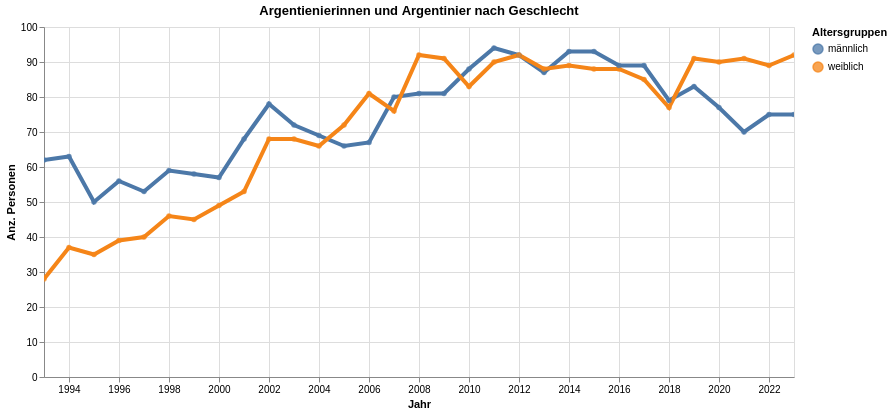

Write notebook code for a chart like this one.
### Code cell
myTitle="Argentienierinnen und Argentinier nach Geschlecht"

highlight = alt.selection(type='single', on='mouseover',
                          fields=['AufArt2LangAgg'], nearest=True)
#x='date:StichtagDatJahr',
base = alt.Chart(myAgg.reset_index().query('sum_WBev>10'), title=myTitle).encode(
    x=alt.X('StichtagDatJahr', axis=alt.Axis(title='Jahr'))# , axis=alt.Axis(format='%', title='percentage')
    , y=alt.X('sum_WBev', axis=alt.Axis(title='Anz. Personen'))
    , color=alt.Color('SexLang', legend=alt.Legend(title="Altersgruppen", orient="right"))  
    ,tooltip=['StichtagDatJahr', 'NationHistLang','sum_WBev']    
)
points = base.mark_circle().encode(
    opacity=alt.value(0.75)
).add_selection(
    highlight
).properties(
    width=750 , height=350
)
lines = base.mark_line().encode(
    size=alt.condition(~highlight, alt.value(0.5), alt.value(4))
).interactive()

lines + points

### Figure 1 — Vega-Lite specification as saved in the notebook (floating-point values rounded to 4 significant figures)
{"config": {"view": {"continuousWidth": 300, "continuousHeight": 300}}, "layer": [{"mark": {"type": "line"}, "encoding": {"color": {"field": "SexLang", "legend": {"orient": "right", "title": "Altersgruppen"}, "type": "nominal"}, "size": {"condition": {"test": {"not": {"param": "param_3"}}, "value": 0.5}, "value": 4}, "tooltip": [{"field": "StichtagDatJahr", "type": "temporal"}, {"field": "NationHistLang", "type": "nominal"}, {"field": "sum_WBev", "type": "quantitative"}], "x": {"axis": {"title": "Jahr"}, "field": "StichtagDatJahr", "type": "temporal"}, "y": {"axis": {"title": "Anz. Personen"}, "field": "sum_WBev", "type": "quantitative"}}, "name": "view_3", "title": "Argentienierinnen und Argentinier nach Geschlecht"}, {"mark": {"type": "circle"}, "encoding": {"color": {"field": "SexLang", "legend": {"orient": "right", "title": "Altersgruppen"}, "type": "nominal"}, "opacity": {"value": 0.75}, "tooltip": [{"field": "StichtagDatJahr", "type": "temporal"}, {"field": "NationHistLang", "type": "nominal"}, {"field": "sum_WBev", "type": "quantitative"}], "x": {"axis": {"title": "Jahr"}, "field": "StichtagDatJahr", "type": "temporal"}, "y": {"axis": {"title": "Anz. Personen"}, "field": "sum_WBev", "type": "quantitative"}}, "name": "view_4", "title": "Argentienierinnen und Argentinier nach Geschlecht"}], "data": {"name": "data-1b1082fa827da7a723f0a0166ee93e1f"}, "height": 350, "params": [{"name": "param_4", "select": {"type": "interval", "encodings": ["x", "y"]}, "bind": "scales", "views": ["view_3"]}, {"name": "param_3", "select": {"type": "point", "fields": ["AufArt2LangAgg"], "nearest": true, "on": "mouseover"}, "views": ["view_4"]}], "width": 750, "$schema": "https://vega.github.io/schema/vega-lite/v5.8.0.json", "datasets": {"data-1b1082fa827da7a723f0a0166ee93e1f": [{"StichtagDatJahr": "1993-01-01T00:00:00", "NationHistCd": 8401, "NationHistLang": "Argentinien", "SexCd": 1, "SexLang": "männlich", "sum_WBev": 62}, {"StichtagDatJahr": "1993-01-01T00:00:00", "NationHistCd": 8401, "NationHistLang": "Argentinien", "SexCd": 2, "SexLang": "weiblich", "sum_WBev": 28}, {"StichtagDatJahr": "1994-01-01T00:00:00", "NationHistCd": 8401, "NationHistLang": "Argentinien", "SexCd": 1, "SexLang": "männlich", "sum_WBev": 63}, {"StichtagDatJahr": "1994-01-01T00:00:00", "NationHistCd": 8401, "NationHistLang": "Argentinien", "SexCd": 2, "SexLang": "weiblich", "sum_WBev": 37}, {"StichtagDatJahr": "1995-01-01T00:00:00", "NationHistCd": 8401, "NationHistLang": "Argentinien", "SexCd": 1, "SexLang": "männlich", "sum_WBev": 50}, {"StichtagDatJahr": "1995-01-01T00:00:00", "NationHistCd": 8401, "NationHistLang": "Argentinien", "SexCd": 2, "SexLang": "weiblich", "sum_WBev": 35}, {"StichtagDatJahr": "1996-01-01T00:00:00", "NationHistCd": 8401, "NationHistLang": "Argentinien", "SexCd": 1, "SexLang": "männlich", "sum_WBev": 56}, {"StichtagDatJahr": "1996-01-01T00:00:00", "NationHistCd": 8401, "NationHistLang": "Argentinien", "SexCd": 2, "SexLang": "weiblich", "sum_WBev": 39}, {"StichtagDatJahr": "1997-01-01T00:00:00", "NationHistCd": 8401, "NationHistLang": "Argentinien", "SexCd": 1, "SexLang": "männlich", "sum_WBev": 53}, {"StichtagDatJahr": "1997-01-01T00:00:00", "NationHistCd": 8401, "NationHistLang": "Argentinien", "SexCd": 2, "SexLang": "weiblich", "sum_WBev": 40}, {"StichtagDatJahr": "1998-01-01T00:00:00", "NationHistCd": 8401, "NationHistLang": "Argentinien", "SexCd": 1, "SexLang": "männlich", "sum_WBev": 59}, {"StichtagDatJahr": "1998-01-01T00:00:00", "NationHistCd": 8401, "NationHistLang": "Argentinien", "SexCd": 2, "SexLang": "weiblich", "sum_WBev": 46}, {"StichtagDatJahr": "1999-01-01T00:00:00", "NationHistCd": 8401, "NationHistLang": "Argentinien", "SexCd": 1, "SexLang": "männlich", "sum_WBev": 58}, {"StichtagDatJahr": "1999-01-01T00:00:00", "NationHistCd": 8401, "NationHistLang": "Argentinien", "SexCd": 2, "SexLang": "weiblich", "sum_WBev": 45}, {"StichtagDatJahr": "2000-01-01T00:00:00", "NationHistCd": 8401, "NationHistLang": "Argentinien", "SexCd": 2, "SexLang": "weiblich", "sum_WBev": 49}, {"StichtagDatJahr": "2000-01-01T00:00:00", "NationHistCd": 8401, "NationHistLang": "Argentinien", "SexCd": 1, "SexLang": "männlich", "sum_WBev": 57}, {"StichtagDatJahr": "2001-01-01T00:00:00", "NationHistCd": 8401, "NationHistLang": "Argentinien", "SexCd": 1, "SexLang": "männlich", "sum_WBev": 68}, {"StichtagDatJahr": "2001-01-01T00:00:00", "NationHistCd": 8401, "NationHistLang": "Argentinien", "SexCd": 2, "SexLang": "weiblich", "sum_WBev": 53}, {"StichtagDatJahr": "2002-01-01T00:00:00", "NationHistCd": 8401, "NationHistLang": "Argentinien", "SexCd": 1, "SexLang": "männlich", "sum_WBev": 78}, {"StichtagDatJahr": "2002-01-01T00:00:00", "NationHistCd": 8401, "NationHistLang": "Argentinien", "SexCd": 2, "SexLang": "weiblich", "sum_WBev": 68}, {"StichtagDatJahr": "2003-01-01T00:00:00", "NationHistCd": 8401, "NationHistLang": "Argentinien", "SexCd": 1, "SexLang": "männlich", "sum_WBev": 72}, {"StichtagDatJahr": "2003-01-01T00:00:00", "NationHistCd": 8401, "NationHistLang": "Argentinien", "SexCd": 2, "SexLang": "weiblich", "sum_WBev": 68}, {"StichtagDatJahr": "2004-01-01T00:00:00", "NationHistCd": 8401, "NationHistLang": "Argentinien", "SexCd": 1, "SexLang": "männlich", "sum_WBev": 69}, {"StichtagDatJahr": "2004-01-01T00:00:00", "NationHistCd": 8401, "NationHistLang": "Argentinien", "SexCd": 2, "SexLang": "weiblich", "sum_WBev": 66}, {"StichtagDatJahr": "2005-01-01T00:00:00", "NationHistCd": 8401, "NationHistLang": "Argentinien", "SexCd": 1, "SexLang": "männlich", "sum_WBev": 66}, {"StichtagDatJahr": "2005-01-01T00:00:00", "NationHistCd": 8401, "NationHistLang": "Argentinien", "SexCd": 2, "SexLang": "weiblich", "sum_WBev": 72}, {"StichtagDatJahr": "2006-01-01T00:00:00", "NationHistCd": 8401, "NationHistLang": "Argentinien", "SexCd": 1, "SexLang": "männlich", "sum_WBev": 67}, {"StichtagDatJahr": "2006-01-01T00:00:00", "NationHistCd": 8401, "NationHistLang": "Argentinien", "SexCd": 2, "SexLang": "weiblich", "sum_WBev": 81}, {"StichtagDatJahr": "2007-01-01T00:00:00", "NationHistCd": 8401, "NationHistLang": "Argentinien", "SexCd": 2, "SexLang": "weiblich", "sum_WBev": 76}, {"StichtagDatJahr": "2007-01-01T00:00:00", "NationHistCd": 8401, "NationHistLang": "Argentinien", "SexCd": 1, "SexLang": "männlich", "sum_WBev": 80}, {"StichtagDatJahr": "2008-01-01T00:00:00", "NationHistCd": 8401, "NationHistLang": "Argentinien", "SexCd": 2, "SexLang": "weiblich", "sum_WBev": 92}, {"StichtagDatJahr": "2008-01-01T00:00:00", "NationHistCd": 8401, "NationHistLang": "Argentinien", "SexCd": 1, "SexLang": "männlich", "sum_WBev": 81}, {"StichtagDatJahr": "2009-01-01T00:00:00", "NationHistCd": 8401, "NationHistLang": "Argentinien", "SexCd": 1, "SexLang": "männlich", "sum_WBev": 81}, {"StichtagDatJahr": "2009-01-01T00:00:00", "NationHistCd": 8401, "NationHistLang": "Argentinien", "SexCd": 2, "SexLang": "weiblich", "sum_WBev": 91}, {"StichtagDatJahr": "2010-01-01T00:00:00", "NationHistCd": 8401, "NationHistLang": "Argentinien", "SexCd": 1, "SexLang": "männlich", "sum_WBev": 88}, {"StichtagDatJahr": "2010-01-01T00:00:00", "NationHistCd": 8401, "NationHistLang": "Argentinien", "SexCd": 2, "SexLang": "weiblich", "sum_WBev": 83}, {"StichtagDatJahr": "2011-01-01T00:00:00", "NationHistCd": 8401, "NationHistLang": "Argentinien", "SexCd": 1, "SexLang": "männlich", "sum_WBev": 94}, {"StichtagDatJahr": "2011-01-01T00:00:00", "NationHistCd": 8401, "NationHistLang": "Argentinien", "SexCd": 2, "SexLang": "weiblich", "sum_WBev": 90}, {"StichtagDatJahr": "2012-01-01T00:00:00", "NationHistCd": 8401, "NationHistLang": "Argentinien", "SexCd": 1, "SexLang": "männlich", "sum_WBev": 92}, {"StichtagDatJahr": "2012-01-01T00:00:00", "NationHistCd": 8401, "NationHistLang": "Argentinien", "SexCd": 2, "SexLang": "weiblich", "sum_WBev": 92}, {"StichtagDatJahr": "2013-01-01T00:00:00", "NationHistCd": 8401, "NationHistLang": "Argentinien", "SexCd": 1, "SexLang": "männlich", "sum_WBev": 87}, {"StichtagDatJahr": "2013-01-01T00:00:00", "NationHistCd": 8401, "NationHistLang": "Argentinien", "SexCd": 2, "SexLang": "weiblich", "sum_WBev": 88}, {"StichtagDatJahr": "2014-01-01T00:00:00", "NationHistCd": 8401, "NationHistLang": "Argentinien", "SexCd": 1, "SexLang": "männlich", "sum_WBev": 93}, {"StichtagDatJahr": "2014-01-01T00:00:00", "NationHistCd": 8401, "NationHistLang": "Argentinien", "SexCd": 2, "SexLang": "weiblich", "sum_WBev": 89}, {"StichtagDatJahr": "2015-01-01T00:00:00", "NationHistCd": 8401, "NationHistLang": "Argentinien", "SexCd": 1, "SexLang": "männlich", "sum_WBev": 93}, {"StichtagDatJahr": "2015-01-01T00:00:00", "NationHistCd": 8401, "NationHistLang": "Argentinien", "SexCd": 2, "SexLang": "weiblich", "sum_WBev": 88}, {"StichtagDatJahr": "2016-01-01T00:00:00", "NationHistCd": 8401, "NationHistLang": "Argentinien", "SexCd": 2, "SexLang": "weiblich", "sum_WBev": 88}, {"StichtagDatJahr": "2016-01-01T00:00:00", "NationHistCd": 8401, "NationHistLang": "Argentinien", "SexCd": 1, "SexLang": "männlich", "sum_WBev": 89}, {"StichtagDatJahr": "2017-01-01T00:00:00", "NationHistCd": 8401, "NationHistLang": "Argentinien", "SexCd": 1, "SexLang": "männlich", "sum_WBev": 89}, {"StichtagDatJahr": "2017-01-01T00:00:00", "NationHistCd": 8401, "NationHistLang": "Argentinien", "SexCd": 2, "SexLang": "weiblich", "sum_WBev": 85}, {"StichtagDatJahr": "2018-01-01T00:00:00", "NationHistCd": 8401, "NationHistLang": "Argentinien", "SexCd": 1, "SexLang": "männlich", "sum_WBev": 79}, {"StichtagDatJahr": "2018-01-01T00:00:00", "NationHistCd": 8401, "NationHistLang": "Argentinien", "SexCd": 2, "SexLang": "weiblich", "sum_WBev": 77}, {"StichtagDatJahr": "2019-01-01T00:00:00", "NationHistCd": 8401, "NationHistLang": "Argentinien", "SexCd": 1, "SexLang": "männlich", "sum_WBev": 83}, {"StichtagDatJahr": "2019-01-01T00:00:00", "NationHistCd": 8401, "NationHistLang": "Argentinien", "SexCd": 2, "SexLang": "weiblich", "sum_WBev": 91}, {"StichtagDatJahr": "2020-01-01T00:00:00", "NationHistCd": 8401, "NationHistLang": "Argentinien", "SexCd": 1, "SexLang": "männlich", "sum_WBev": 77}, {"StichtagDatJahr": "2020-01-01T00:00:00", "NationHistCd": 8401, "NationHistLang": "Argentinien", "SexCd": 2, "SexLang": "weiblich", "sum_WBev": 90}, {"StichtagDatJahr": "2021-01-01T00:00:00", "NationHistCd": 8401, "NationHistLang": "Argentinien", "SexCd": 1, "SexLang": "männlich", "sum_WBev": 70}, {"StichtagDatJahr": "2021-01-01T00:00:00", "NationHistCd": 8401, "NationHistLang": "Argentinien", "SexCd": 2, "SexLang": "weiblich", "sum_WBev": 91}, {"StichtagDatJahr": "2022-01-01T00:00:00", "NationHistCd": 8401, "NationHistLang": "Argentinien", "SexCd": 1, "SexLang": "männlich", "sum_WBev": 75}, {"StichtagDatJahr": "2022-01-01T00:00:00", "NationHistCd": 8401, "NationHistLang": "Argentinien", "SexCd": 2, "SexLang": "weiblich", "sum_WBev": 89}, {"StichtagDatJahr": "2023-01-01T00:00:00", "NationHistCd": 8401, "NationHistLang": "Argentinien", "SexCd": 1, "SexLang": "männlich", "sum_WBev": 75}, {"StichtagDatJahr": "2023-01-01T00:00:00", "NationHistCd": 8401, "NationHistLang": "Argentinien", "SexCd": 2, "SexLang": "weiblich", "sum_WBev": 92}]}}
